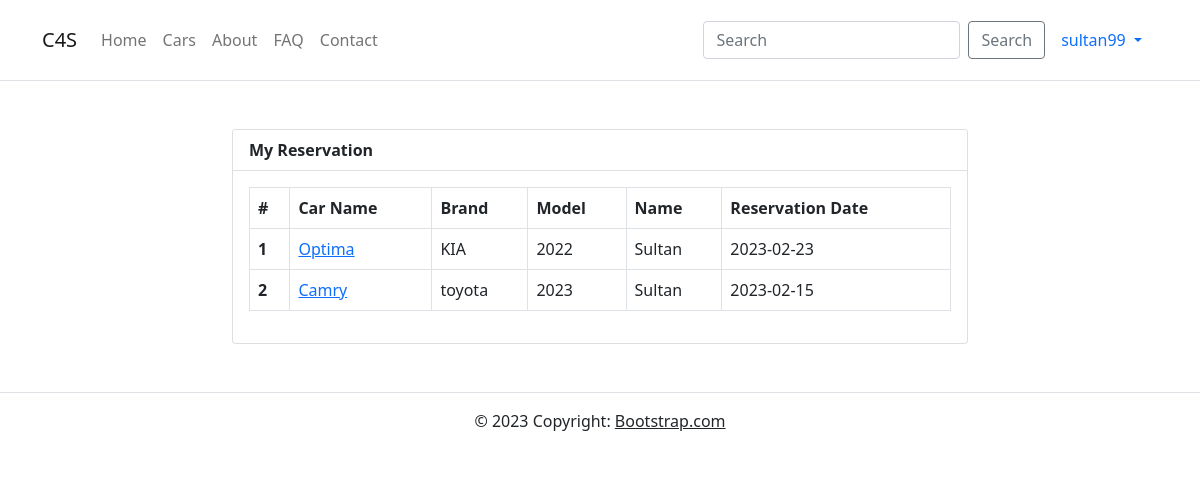
The app's page /reservation.php (signed in) with its own data.
### tables this page shows
CREATE TABLE IF NOT EXISTS `reservation` (
  `id` int(11) NOT NULL AUTO_INCREMENT,
  `date` date NOT NULL,
  `car_id` int(11) NOT NULL,
  `user_id` int(11) NOT NULL,
  `status` char(1) NOT NULL DEFAULT 'w',
  PRIMARY KEY (`id`)
);

CREATE TABLE IF NOT EXISTS `car` (
  `id` int(11) NOT NULL AUTO_INCREMENT,
  `car_name` varchar(255) NOT NULL,
  `email` varchar(255) NOT NULL,
  `phone` varchar(255) NOT NULL,
  `brand` varchar(255) NOT NULL,
  `model` varchar(255) NOT NULL,
  `image` varchar(255) DEFAULT NULL,
  `status` char(1) NOT NULL DEFAULT 'w',
  `date` date NOT NULL,
  `user_id` int(11) NOT NULL,
  PRIMARY KEY (`id`)
);

CREATE TABLE IF NOT EXISTS `tb_user` (
  `id` int(11) NOT NULL AUTO_INCREMENT,
  `name` varchar(50) NOT NULL,
  `username` varchar(25) NOT NULL,
  `email` varchar(50) NOT NULL,
  `password` varchar(50) NOT NULL,
  `is_admin` tinyint(1) NOT NULL DEFAULT 0,
  PRIMARY KEY (`id`)
);

### reservation.php (the view, shortened to what this page needs)
<?php
    include "config/db.php";
    include "inc/head.php";
    include "inc/navbar.php";
?>
<div class="container">
    <section class="mt-5">
        <div class="row justify-content-md-center">
            <div class="col-md-8">
                <div class="card">
                    <div class="card-header bg-white fw-bold">
                        My Reservation
                    </div>
                    <div class="card-body">
                        <table class="table table-bordered">
                            <thead>
                                <tr>
                                    <th scope="col">#</th>
                                    <th scope="col">Car Name</th>
                                    <th scope="col">Brand</th>
                                    <th scope="col">Model</th>
                                    <th scope="col">Name</th>
                                    <th scope="col">Reservation Date</th>
                                </tr>
                            </thead>
                            <tbody>
                            <?php
                                $myID = $_SESSION['login_id'];
                                @$rows = mysqli_query($conn, "SELECT * FROM reservation WHERE user_id=$myID");
                            ?>
                            <?php foreach ($rows as $key => $row) :
                                $car_id = $row['car_id'];
                                $user_id = $row['user_id'];
                                $car = mysqli_query($conn,"SELECT * FROM car WHERE id='$car_id'");
                                $resCar = mysqli_fetch_assoc($car);
                                $user = mysqli_query($conn,"SELECT * FROM tb_user WHERE id ='$user_id'");
                                $resUser = mysqli_fetch_assoc($user);
                            ?>
                                <tr>
                                    <th scope="row"><?php echo $key+1; ?></th>
                                    <td><a href="view.php?carid=<?php echo $resCar['id'];?>"><?php echo $resCar['car_name']; ?></a></td>
                                    <td><?php echo $resCar['brand']; ?></td>
                                    <td><?php echo $resCar['model']; ?></td>
                                    <td><?php echo $resUser['name']; ?></td>
                                    <td><?php echo $row['date']; ?></td>
                                </tr>
                            <?php endforeach; ?>
                            </tbody>
                        </table>
                    </div>
                </div>
            </div>
        </div>
    </section>
</div>
<?php
    include "inc/footer.php";
?>

### records on screen
reservation: car.car_name "Optima", car.brand "KIA", car.model "2022", user.name "Sultan", date "2023-02-23"
reservation: car.car_name "Camry", car.brand "toyota", car.model "2023", user.name "Sultan", date "2023-02-15"

### other values on screen
$_SESSION['login_username'] "sultan99"
